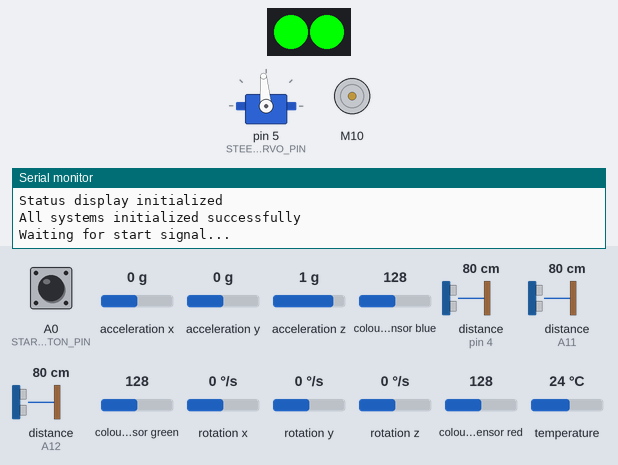
The sketch below on a simulated Arduino Mega 2560, built with avr-gcc and run on an emulated ATmega2560. Shown: servo, 2 RGB LEDs in strip order, left to right, DC motor (green arrow = forward, orange = backward, longer = faster), the last lines printed to the serial monitor. Wiring (inferred from the names in the program): TCS3200 colour sensor: output pin 31; S2 pin 27; S3 pin 29; S0 pin 23; S1 pin 25. The inputs (shaded band) are chosen by the test bench; at power-on: colour sensor blue 128, A0 (START_BUTTON_PIN) HIGH, acceleration x 0 g, acceleration y 0 g, acceleration z 1 g, distance to the obstacle (sensors on pin 4, A11, A12) 80 cm, colour sensor green 128, rotation x 0 °/s, rotation y 0 °/s, rotation z 0 °/s, colour sensor red 128, temperature 24 °C. The echo pulse lasts 58.3 µs per cm.

Above: at 2.4 s.
At 4.5 s:
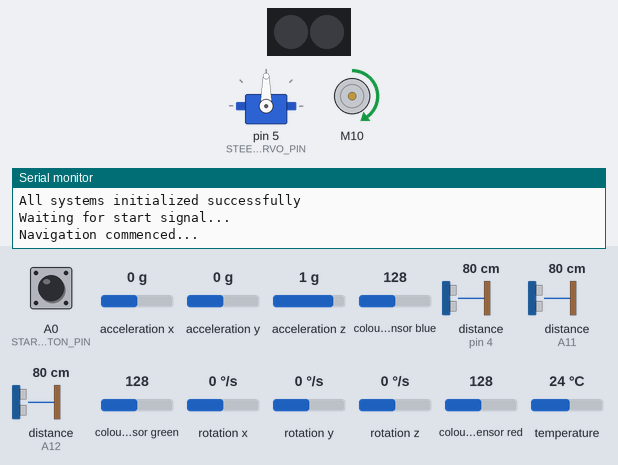
4.6 s: colour sensor blue set to 5
At 11.1 s:
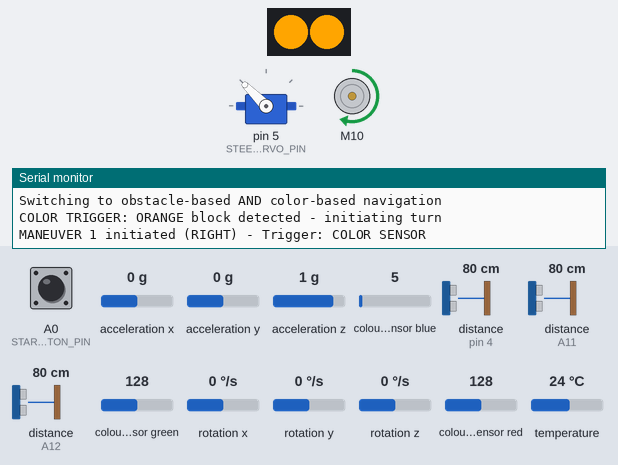
Timing chart, 0 to 12.1 s (numbered marks = the images above; inputs shaded):
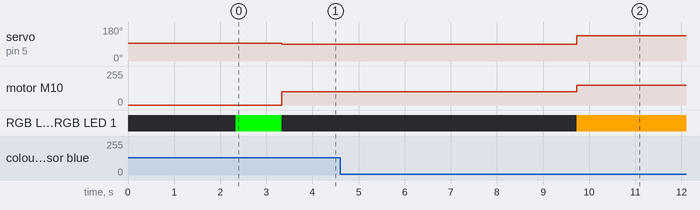

The sketch:

test.ino
```cpp
// (licence header left out)
/*
 * WRO Future Engineers Robot Controller
 * Arduino Mega 2560 with TCS3200 RGB sensor and advanced navigation
 *
 * Hardware Configuration:
 * - TCS3200 RGB Sensor: S0=23, S1=25, S2=27, S3=29, OUT=31
 * - MPU6050 IMU: SDA=20, SCL=21
 * - Left Distance Sensor: TRIG=13, ECHO=A11
 * - Right Distance Sensor: TRIG=12, ECHO=A12
 * - Front Distance Sensor: TRIG=4, ECHO=3
 * - Drive Motor: PWM=11
 * - Wheel Encoder: A=22, B=24
 * - Steering Servo: PWM=5
 * - NeoPixel Status: PIN=8, COUNT=2
 */

#include <Wire.h>
#include <Adafruit_MPU6050.h>
#include <SparkFun_TB6612.h>
#include <Adafruit_Sensor.h>
#include <Servo.h>
#include <Adafruit_NeoPixel.h>

// ===== HARDWARE PIN ASSIGNMENTS =====
// TCS3200 RGB Color Sensor
#define RGB_S0_PIN    23
#define RGB_S1_PIN    25
#define RGB_S2_PIN    27
#define RGB_S3_PIN    29
#define RGB_OUT_PIN   31

// MPU6050 Inertial Measurement Unit
#define IMU_SDA_PIN   20
#define IMU_SCL_PIN   21

// HC-SR04 Distance Sensors
#define DIST_LEFT_TRIG  13
#define DIST_LEFT_ECHO  A11
#define DIST_RIGHT_TRIG 12
#define DIST_RIGHT_ECHO A12
#define DIST_FRONT_TRIG 3
#define DIST_FRONT_ECHO 4

// Actuators and Feedback
#define DRIVE_MOTOR_PWMA 11
#define DRIVE_MOTOR_AIN1 10
#define DRIVE_MOTOR_AIN2 9
#define DRIVE_MOTOR_STBY 6  // Repurposed from DEBUG_LED_PIN
#define STEERING_SERVO_PIN 5

// Status and Control
#define STATUS_LED_PIN  2
#define STATUS_LED_COUNT 2
#define START_BUTTON_PIN A0

// ===== DRIVE MOTOR MANAGEMENT =====
class DriveSystem {
private:
  Motor driveMotor;
  int currentPower;

public:
  DriveSystem() :
    driveMotor(DRIVE_MOTOR_AIN1, DRIVE_MOTOR_AIN2, DRIVE_MOTOR_PWMA, 1, DRIVE_MOTOR_STBY),
    currentPower(0) {}

  void initialize() {
    // Motor is automatically initialized by SparkFun library
    Serial.println("TB6612FNG motor driver initialized with SparkFun library");
  }

  void setPower(int power) {
    power = constrain(power, -255, 255);
    currentPower = power;

    if (power == 0) {
      driveMotor.brake();
    } else {
      driveMotor.drive(power);
    }
  }

  void halt() {
    currentPower = 0;
    driveMotor.standby();  // Use standby to stop
  }

  void brake() {
    currentPower = 0;
    driveMotor.brake();  // Hard brake
  }

  int getCurrentPower() { return currentPower; }
};

// ===== STEERING SERVO MANAGEMENT =====
class SteeringSystem {
private:
  Servo steeringServo;
  int currentPosition;
  const int CENTER_POSITION = 95;
  const int LEFT_BOUNDARY = 55;
  const int RIGHT_BOUNDARY = 135;

public:
  void initialize() {
    steeringServo.attach(STEERING_SERVO_PIN);
    currentPosition = CENTER_POSITION;
    steeringServo.write(CENTER_POSITION);
    delay(500); // Allow servo to reach position

    Serial.print("Steering initialized at: ");
    Serial.println(CENTER_POSITION);
  }

  void setPosition(int position) {
    position = constrain(position, LEFT_BOUNDARY, RIGHT_BOUNDARY);
    currentPosition = position;
    steeringServo.write(position);
  }

  void centerSteering() {
    setPosition(CENTER_POSITION);
  }

  void steerLeft(int amount) {
    setPosition(CENTER_POSITION - amount);
  }

  void steerRight(int amount) {
    setPosition(CENTER_POSITION + amount);
  }

  int getPosition() { return currentPosition; }
};

// ===== VISUAL STATUS INDICATOR =====
class StatusDisplay {
private:
  Adafruit_NeoPixel ledStrip;

public:
  StatusDisplay() : ledStrip(STATUS_LED_COUNT, STATUS_LED_PIN, NEO_GRB + NEO_KHZ800) {}

  void initialize() {
    ledStrip.begin();
    ledStrip.show();
    Serial.println("Status display initialized");
  }

  void setAllLEDs(uint8_t r, uint8_t g, uint8_t b) {
    for(int i = 0; i < STATUS_LED_COUNT; i++) {
      ledStrip.setPixelColor(i, ledStrip.Color(r, g, b));
    }
    ledStrip.show();
  }

  void setSingleLED(int index, uint8_t r, uint8_t g, uint8_t b) {
    if(index >= 0 && index < STATUS_LED_COUNT) {
      ledStrip.setPixelColor(index, ledStrip.Color(r, g, b));
      ledStrip.show();
    }
  }

  void clearDisplay() { setAllLEDs(0, 0, 0); }
  void showRed() { setAllLEDs(255, 0, 0); }
  void showGreen() { setAllLEDs(0, 255, 0); }
  void showBlue() { setAllLEDs(0, 0, 255); }
  void showOrange() { setAllLEDs(255, 165, 0); }
  void showWhite() { setAllLEDs(255, 255, 255); }

  void adjustBrightness(uint8_t level) {
    ledStrip.setBrightness(level);
    ledStrip.show();
  }

  void flashPattern(uint8_t r, uint8_t g, uint8_t b, int duration = 500) {
    setAllLEDs(r, g, b);
    delay(duration);
    clearDisplay();
    delay(duration);
  }
};

// ===== RGB COLOR DETECTION SYSTEM =====
class ColorDetectionSystem {
private:
  // Detection thresholds for TCS3200 sensor
  struct ColorThresholds {
    int redMin, redMax;
    int greenMin, greenMax;
    int blueMin, blueMax;
  };

  ColorThresholds blueBlockThresh = {50, 100, 50, 100, 150, 255};
  ColorThresholds orangeBlockThresh = {150, 255, 100, 180, 50, 120};

public:
  enum DetectedColor { NO_COLOR, BLUE_BLOCK, ORANGE_BLOCK };

  void initialize() {
    pinMode(RGB_S0_PIN, OUTPUT);
    pinMode(RGB_S1_PIN, OUTPUT);
    pinMode(RGB_S2_PIN, OUTPUT);
    pinMode(RGB_S3_PIN, OUTPUT);
    pinMode(RGB_OUT_PIN, INPUT);

    // Configure frequency scaling to 20%
    digitalWrite(RGB_S0_PIN, HIGH);
    digitalWrite(RGB_S1_PIN, LOW);
  }

  int measureChannel(char channel) {
    // Configure photodiode filters
    switch(channel) {
      case 'R':
        digitalWrite(RGB_S2_PIN, LOW);
        digitalWrite(RGB_S3_PIN, LOW);
        break;
      case 'G':
        digitalWrite(RGB_S2_PIN, HIGH);
        digitalWrite(RGB_S3_PIN, HIGH);
        break;
      case 'B':
        digitalWrite(RGB_S2_PIN, LOW);
        digitalWrite(RGB_S3_PIN, HIGH);
        break;
    }

    delayMicroseconds(100);
    return pulseIn(RGB_OUT_PIN, LOW, 50000);
  }

  DetectedColor analyzeColor() {
    int redValue = measureChannel('R');
    int greenValue = measureChannel('G');
    int blueValue = measureChannel('B');

    // TCS3200: lower frequency indicates higher color intensity

    if (blueValue < blueBlockThresh.blueMax &&
        redValue > blueBlockThresh.redMin &&
        greenValue > blueBlockThresh.greenMin) {
      return BLUE_BLOCK;
    }

    if (redValue < orangeBlockThresh.redMax &&
        greenValue < orangeBlockThresh.greenMax &&
        blueValue > orangeBlockThresh.blueMin) {
      return ORANGE_BLOCK;
    }

    return NO_COLOR;
  }
};

// ===== DISTANCE MEASUREMENT ARRAY =====
class ProximitySensorArray {
private:
  int leftTrigPin, leftEchoPin;
  int rightTrigPin, rightEchoPin;
  int frontTrigPin, frontEchoPin;

  int performSingleMeasurement(int trigPin, int echoPin) {
    digitalWrite(trigPin, LOW);
    delayMicroseconds(2);
    digitalWrite(trigPin, HIGH);
    delayMicroseconds(10);
    digitalWrite(trigPin, LOW);

    long duration = pulseIn(echoPin, HIGH, 30000);
    if (duration == 0) return 0;

    return duration * 0.034 / 2; // Convert to centimeters
  }

  int getStableMeasurement(int trigPin, int echoPin) {
    const int SAMPLE_COUNT = 5;
    const int MAX_DISTANCE = 100;
    const int MIN_DISTANCE = 2;
    const int VARIANCE_LIMIT = 10;

    int readings[SAMPLE_COUNT];
    int validReadings = 0;
    int sum = 0;

    for (int i = 0; i < SAMPLE_COUNT; i++) {
      int distance = performSingleMeasurement(trigPin, echoPin);
      delay(3); // Prevent interference

      if (distance >= MIN_DISTANCE && distance <= MAX_DISTANCE) {
        readings[validReadings++] = distance;
        sum += distance;
      }
    }

    if (validReadings == 0) return 0;

    // Calculate average
    int average = sum / validReadings;

    // Filter outliers
    sum = 0;
    int filteredCount = 0;
    for (int i = 0; i < validReadings; i++) {
      if (abs(readings[i] - average) <= VARIANCE_LIMIT) {
        sum += readings[i];
        filteredCount++;
      }
    }

    if (filteredCount == 0) return 0;
    return sum / filteredCount;
  }

public:
  ProximitySensorArray(int lTrig, int lEcho, int rTrig, int rEcho, int fTrig, int fEcho) :
    leftTrigPin(lTrig), leftEchoPin(lEcho),
    rightTrigPin(rTrig), rightEchoPin(rEcho),
    frontTrigPin(fTrig), frontEchoPin(fEcho) {}

  void initialize() {
    pinMode(leftTrigPin, OUTPUT);
    pinMode(leftEchoPin, INPUT);
    pinMode(rightTrigPin, OUTPUT);
    pinMode(rightEchoPin, INPUT);
    pinMode(frontTrigPin, OUTPUT);
    pinMode(frontEchoPin, INPUT);
  }

  int getLeftDistance() {
    return getStableMeasurement(leftTrigPin, leftEchoPin);
  }

  int getRightDistance() {
    return getStableMeasurement(rightTrigPin, rightEchoPin);
  }

  int getFrontDistance() {
    return getStableMeasurement(frontTrigPin, frontEchoPin);
  }

  int getCenterDistance() {
    return getStableMeasurement(frontTrigPin, frontEchoPin);
  }

  // Select appropriate sensor based on navigation direction
  int getDirectionalDistance(int navDirection) {
    if (navDirection < 0) {
      // Left navigation, monitor right wall
      return getRightDistance();
    } else {
      // Right navigation, monitor left wall
      return getLeftDistance();
    }
  }
};

// ===== INERTIAL NAVIGATION SYSTEM =====
class InertialNavigator {
private:
  Adafruit_MPU6050 imuSensor;
  float currentHeading;
  float targetHeading;
  float calibrationOffset;
  float lastError;

  // Navigation control constants
  const float PROPORTIONAL_GAIN = 1.8;
  const float DERIVATIVE_GAIN = 1.2;

public:
  InertialNavigator() : currentHeading(0), targetHeading(0), calibrationOffset(0), lastError(0) {}

  bool initialize() {
    Wire.begin(); // Arduino Mega hardware I2C pins 20/21

    if (!imuSensor.begin()) {
      return false;
    }

    imuSensor.setAccelerometerRange(MPU6050_RANGE_8_G);
    imuSensor.setGyroRange(MPU6050_RANGE_500_DEG);
    imuSensor.setFilterBandwidth(MPU6050_BAND_21_HZ);

    performCalibration();
    return true;
  }

  void performCalibration() {
    const int CALIBRATION_SAMPLES = 250;
    float offsetSum = 0;

    for (int i = 0; i < CALIBRATION_SAMPLES; i++) {
      sensors_event_t accel, gyro, temp;
      imuSensor.getEvent(&accel, &gyro, &temp);
      offsetSum += gyro.gyro.z;
      delay(5);
    }

    calibrationOffset = offsetSum / CALIBRATION_SAMPLES;
  }

  void updateHeading(float deltaTime) {
    sensors_event_t accel, gyro, temp;
    imuSensor.getEvent(&accel, &gyro, &temp);

    float gyroRate = (gyro.gyro.z - calibrationOffset) * 57.2958; // Convert to deg/sec

    if (abs(gyroRate) > 0.1) { // Filter noise
      currentHeading += gyroRate * deltaTime;
    }
  }

  int calculateSteeringCorrection() {
    float headingError = targetHeading - currentHeading;
    float errorDerivative = headingError - lastError;

    int correction = -(int)(PROPORTIONAL_GAIN * headingError + DERIVATIVE_GAIN * errorDerivative);
    lastError = headingError;

    return correction;
  }

  void setTargetHeading(float target) { targetHeading = target; }
  float getCurrentHeading() { return currentHeading; }
  float getTargetHeading() { return targetHeading; }
  float getHeadingError() { return abs(targetHeading - currentHeading); }
};

// ===== AUTONOMOUS NAVIGATION CONTROLLER =====
class AutonomousNavigator {
private:
  DriveSystem driveMotor;
  SteeringSystem steeringServo;
  StatusDisplay statusLEDs;
  ColorDetectionSystem colorSensor;
  ProximitySensorArray distanceSensors;
  InertialNavigator headingControl;
//  WheelEncoder motionTracker;

  // Navigation state management
  enum NavigationMode { CRUISING, MANEUVERING, ADJUSTING };
  NavigationMode currentMode;

  int navigationDirection; // -1 = left course, 1 = right course, 0 = undetermined
  int completedManeuvers;
  bool maneuverInProgress;
  unsigned long lastUpdateTime;
  unsigned long lastAdjustmentTime;

  // Color-based turn detection
  ColorDetectionSystem::DetectedColor lastDetectedColor;
  unsigned long lastColorDetectionTime;
  bool colorTriggerEnabled;

  // Speed parameters
  int cruisingSpeed = 100;
  int maneuverSpeed = 150;

public:
  AutonomousNavigator() :
    distanceSensors(DIST_LEFT_TRIG, DIST_LEFT_ECHO, DIST_RIGHT_TRIG, DIST_RIGHT_ECHO, DIST_FRONT_TRIG, DIST_FRONT_ECHO),
    currentMode(CRUISING),
    navigationDirection(0),
    completedManeuvers(0),
    maneuverInProgress(false),
    lastUpdateTime(0),
    lastAdjustmentTime(0),
    lastDetectedColor(ColorDetectionSystem::NO_COLOR),
    lastColorDetectionTime(0),
    colorTriggerEnabled(false) {}

  bool initializeAllSystems() {
    Serial.begin(115200);
    driveMotor.initialize();
    steeringServo.initialize();
    statusLEDs.initialize();
    colorSensor.initialize();
    distanceSensors.initialize();

    if (!headingControl.initialize()) {
      Serial.println("Failed to initialize heading control!");
      return false;
    }
    pinMode(START_BUTTON_PIN, INPUT);

    Serial.println("All systems initialized successfully");
    return true;
  }

  void waitForStartSignal() {
    Serial.println("Waiting for start signal...");
    statusLEDs.showRed(); // Red indicates waiting

    while (!digitalRead(START_BUTTON_PIN)) {
      delay(10);
    }

    statusLEDs.showGreen(); // Green indicates ready
    delay(1000);
    statusLEDs.clearDisplay();
    Serial.println("Navigation commenced...");
  }

  void executeNavigationCycle() {
    unsigned long currentTime = millis();
    if (currentTime - lastUpdateTime < 30) return; // 33Hz update rate

    float timeStep = (currentTime - lastUpdateTime) / 1000.0;
    lastUpdateTime = currentTime;

    headingControl.updateHeading(timeStep);

    switch (currentMode) {
      case CRUISING:
        performCruisingBehavior();
        break;
      case MANEUVERING:
        performManeuveringBehavior();
        break;
      case ADJUSTING:
        performAdjustingBehavior();
        break;
    }

    checkForMissionCompletion();
  }

private:
  void performCruisingBehavior() {
    driveMotor.setPower(cruisingSpeed);

    // Apply heading correction
    int steeringAdjustment = headingControl.calculateSteeringCorrection();
    steeringServo.setPosition(90 + steeringAdjustment);

    // Establish navigation direction on first color detection
    if (navigationDirection == 0) {
      ColorDetectionSystem::DetectedColor blockColor = colorSensor.analyzeColor();
      if (blockColor != ColorDetectionSystem::NO_COLOR && !maneuverInProgress) {
        determineNavigationDirection(blockColor);
        return;
      }
    }

    // Monitor for obstacles and color triggers requiring maneuver
    checkForObstacleManeuver();

    // Continuous color monitoring for debugging (optional)
    if (colorTriggerEnabled && millis() % 1000 == 0) { // Every second
      ColorDetectionSystem::DetectedColor currentColor = colorSensor.analyzeColor();
      if (currentColor != ColorDetectionSystem::NO_COLOR) {
        Serial.print("Color detected: ");
        Serial.println(currentColor == ColorDetectionSystem::BLUE_BLOCK ? "BLUE" : "ORANGE");
      }
    }

    // Perform path centering corrections
    performPathCentering(); // DISABLED - centering disabled
  }

  void determineNavigationDirection(ColorDetectionSystem::DetectedColor color) {
    if (completedManeuvers == 0) {
      // Establish permanent navigation direction
      navigationDirection = (color == ColorDetectionSystem::BLUE_BLOCK) ? -1 : 1;
      Serial.print("Navigation direction established: ");
      Serial.println(navigationDirection == -1 ? "LEFT course (Blue)" : "RIGHT course (Orange)");
      Serial.println("Switching to obstacle-based AND color-based navigation");

      // Enable color-based turn detection after initial setup
      colorTriggerEnabled = true;
      lastDetectedColor = color;
      lastColorDetectionTime = millis();
    }
  }

  void performManeuveringBehavior() {
    // Engine control during maneuvers
    if (completedManeuvers < 13) {
      driveMotor.setPower(maneuverSpeed);
    }

    int steeringAdjustment = headingControl.calculateSteeringCorrection();
    steeringServo.setPosition(90 + steeringAdjustment);

    if (headingControl.getHeadingError() < 3.0) {
      // Maneuver completed
      statusLEDs.clearDisplay();
      maneuverInProgress = false;
      currentMode = CRUISING;

      // Resume normal speed only if not final maneuver
      if (completedManeuvers < 13) {
        driveMotor.setPower(cruisingSpeed);
      }

      Serial.println("Maneuver completed");
    }
  }

  // Check for color-based turn triggers
  bool checkForColorBasedTurn() {
    if (!colorTriggerEnabled || navigationDirection == 0 || maneuverInProgress) return false;

    ColorDetectionSystem::DetectedColor currentColor = colorSensor.analyzeColor();
    unsigned long currentTime = millis();

    // Only trigger on significant color detections (avoid noise)
    if (currentColor != ColorDetectionSystem::NO_COLOR) {
      // Check if we detected the expected color for our navigation direction
      bool isCorrectColor = ((navigationDirection == -1 && currentColor == ColorDetectionSystem::BLUE_BLOCK) ||
                            (navigationDirection == 1 && currentColor == ColorDetectionSystem::ORANGE_BLOCK));

      // Trigger turn if:
      // 1. We detect the correct color for our direction
      // 2. It's been enough time since last color detection (prevent rapid triggering)
      // 3. Color is different from last detected or enough time has passed
      if (isCorrectColor &&
          (currentTime - lastColorDetectionTime > 2000) && // At least 2 seconds between color triggers
          (currentColor != lastDetectedColor || (currentTime - lastColorDetectionTime > 5000))) {

        lastDetectedColor = currentColor;
        lastColorDetectionTime = currentTime;

        Serial.print("COLOR TRIGGER: ");
        Serial.print(currentColor == ColorDetectionSystem::BLUE_BLOCK ? "BLUE" : "ORANGE");
        Serial.println(" block detected - initiating turn");

        return true;
      }
    }

    return false;
  }

  // Detect obstacles requiring navigation maneuvers
  void checkForObstacleManeuver() {
    if (navigationDirection == 0 || maneuverInProgress) return;

    int frontObstacleDistance = distanceSensors.getFrontDistance();
    bool colorTrigger = checkForColorBasedTurn();

    // Initiate maneuver when:
    // 1. Front obstacle detected at close range, OR
    // 2. Color sensor detects a turn-triggering color block
    bool shouldTurn = (frontObstacleDistance > 0 && frontObstacleDistance < 55) || colorTrigger;

    if (shouldTurn) {
      completedManeuvers++;

      // Visual feedback based on maneuver direction
      if (navigationDirection == -1) {
        statusLEDs.showBlue(); // Blue for left maneuvers
      } else {
        statusLEDs.showOrange(); // Orange for right maneuvers
      }

      // Calculate new heading target
      float newHeading = headingControl.getTargetHeading() + (85.0 * -navigationDirection);
      headingControl.setTargetHeading(newHeading);

      // Special handling for final maneuver
      if (completedManeuvers >= 13) {
        driveMotor.halt(); // Engine off for final maneuver
        Serial.println("FINAL MANEUVER - Engine shutdown");
      } else {
        driveMotor.setPower(maneuverSpeed);
      }

      maneuverInProgress = true;
      currentMode = MANEUVERING;

      Serial.print("MANEUVER ");
      Serial.print(completedManeuvers);
      Serial.print(" initiated (");
      Serial.print(navigationDirection == -1 ? "LEFT" : "RIGHT");
      Serial.print(") - Trigger: ");
      if (colorTrigger) {
        Serial.println("COLOR SENSOR");
      } else {
        Serial.print("DISTANCE (");
        Serial.print(frontObstacleDistance);
        Serial.println("cm)");
      }
    }
  }

  // Maintain centered path between boundaries
  void performPathCentering() {
    if (maneuverInProgress || navigationDirection == 0) return;
    if (millis() - lastAdjustmentTime < 30) return;

    // Read bilateral distance sensors
    int leftBoundary = distanceSensors.getLeftDistance();
    int rightBoundary = distanceSensors.getRightDistance();

    if (leftBoundary == 0 || rightBoundary == 0) return;

    const int CENTERING_MAGNITUDE = 2;
    const int CENTERING_TOLERANCE = 35;

    int boundaryDifference = leftBoundary - rightBoundary;

    if (abs(boundaryDifference) > CENTERING_TOLERANCE) {
      float adjustedHeading;
      if (boundaryDifference > 0) {
        // Closer to left boundary, adjust rightward
        adjustedHeading = headingControl.getTargetHeading() + CENTERING_MAGNITUDE;
        Serial.println("Path centering: adjusting right");
      } else {
        // Closer to right boundary, adjust leftward
        adjustedHeading = headingControl.getTargetHeading() - CENTERING_MAGNITUDE;
        Serial.println("Path centering: adjusting left");
      }

      headingControl.setTargetHeading(adjustedHeading);
      lastAdjustmentTime = millis();
    }
  }

  void performAdjustingBehavior() {
    // Reserved for future correction algorithms
    currentMode = CRUISING;
  }

  void checkForMissionCompletion() {
    if (completedManeuvers >= 13) {
      Serial.println("Mission accomplished! System shutdown...");
      statusLEDs.showWhite(); // White indicates mission complete

      // Complete stop
      steeringServo.centerSteering();
      driveMotor.halt();

      Serial.println("Vehicle stopped successfully!");
      statusLEDs.flashPattern(0, 255, 0, 1000); // Victory celebration
      while (true) { delay(1000); } // Infinite hold
    }
  }
};

// ===== SYSTEM INITIALIZATION =====
AutonomousNavigator vehicleController;

// ===== MAIN PROGRAM EXECUTION =====
void setup() {
  if (!vehicleController.initializeAllSystems()) {
    Serial.println("Critical system failure during initialization!");
    while (true) { delay(1000); }
  }

  vehicleController.waitForStartSignal();
}

void loop() {
  vehicleController.executeNavigationCycle();
}
```

Measured:
- after the input at 4.6 s, servo on pin 5 (STEERING_SERVO_PIN): 90° → 135° after 5.1 s; motor M10: forward 100/255 → forward 150/255 after 5.1 s; RGB LED 0, RGB LED 1: off → RGB(255, 165, 0) after 5.1 s
